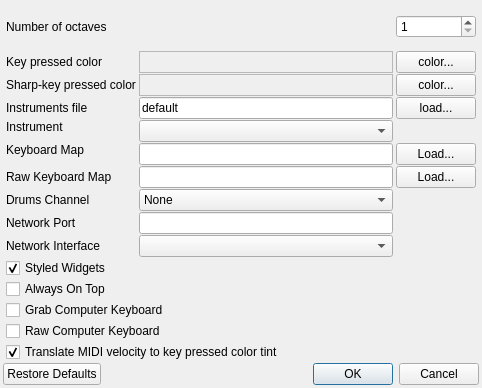
<?xml version="1.0" encoding="UTF-8"?>
<ui version="4.0">
 <comment>
    MIDI Virtual Piano Keyboard
    Copyright (C) 2008-2012, Pedro Lopez-Cabanillas

    This program is free software; you can redistribute it and/or modify
    it under the terms of the GNU General Public License as published by
    the Free Software Foundation; either version 3 of the License, or
    (at your option) any later version.

    This program is distributed in the hope that it will be useful,
    but WITHOUT ANY WARRANTY; without even the implied warranty of
    MERCHANTABILITY or FITNESS FOR A PARTICULAR PURPOSE.  See the
    GNU General Public License for more details.

    You should have received a copy of the GNU General Public License along
    with this program; If not, see http://www.gnu.org/licenses/
 </comment>
 <class>PreferencesClass</class>
 <widget class="QDialog" name="PreferencesClass">
  <property name="geometry">
   <rect>
    <x>0</x>
    <y>0</y>
    <width>482</width>
    <height>388</height>
   </rect>
  </property>
  <property name="windowTitle">
   <string>Preferences</string>
  </property>
  <property name="windowIcon">
   <iconset resource="../data/vmpk.qrc">
    <normaloff>:/vpiano/vmpk_32x32.png</normaloff>:/vpiano/vmpk_32x32.png</iconset>
  </property>
  <layout class="QGridLayout" name="gridLayout_2">
   <property name="margin">
    <number>3</number>
   </property>
   <property name="spacing">
    <number>0</number>
   </property>
   <item row="0" column="0">
    <widget class="QScrollArea" name="scrollArea">
     <property name="frameShape">
      <enum>QFrame::NoFrame</enum>
     </property>
     <property name="widgetResizable">
      <bool>true</bool>
     </property>
     <widget class="QWidget" name="scrollAreaWidgetContents">
      <property name="geometry">
       <rect>
        <x>0</x>
        <y>0</y>
        <width>461</width>
        <height>361</height>
       </rect>
      </property>
      <layout class="QGridLayout" name="gridLayout">
       <property name="sizeConstraint">
        <enum>QLayout::SetMinimumSize</enum>
       </property>
       <property name="leftMargin">
        <number>3</number>
       </property>
       <property name="topMargin">
        <number>1</number>
       </property>
       <property name="rightMargin">
        <number>3</number>
       </property>
       <property name="bottomMargin">
        <number>1</number>
       </property>
       <property name="horizontalSpacing">
        <number>3</number>
       </property>
       <property name="verticalSpacing">
        <number>1</number>
       </property>
       <item row="0" column="0" colspan="2">
        <widget class="QLabel" name="lblNumOctaves">
         <property name="sizePolicy">
          <sizepolicy hsizetype="Minimum" vsizetype="Expanding">
           <horstretch>0</horstretch>
           <verstretch>0</verstretch>
          </sizepolicy>
         </property>
         <property name="text">
          <string>Number of octaves</string>
         </property>
         <property name="buddy">
          <cstring>spinNumOctaves</cstring>
         </property>
        </widget>
       </item>
       <item row="0" column="2">
        <widget class="QSpinBox" name="spinNumOctaves">
         <property name="whatsThis">
          <string>The number of octaves, from 1 to 10. Each octave has 12 keys: 7 white and 5 black. The MIDI standard has 128 notes, but not all instruments can play all of them.</string>
         </property>
         <property name="minimum">
          <number>1</number>
         </property>
         <property name="maximum">
          <number>9</number>
         </property>
        </widget>
       </item>
       <item row="1" column="0">
        <widget class="QLabel" name="lblKeyPressColor">
         <property name="sizePolicy">
          <sizepolicy hsizetype="Minimum" vsizetype="Preferred">
           <horstretch>0</horstretch>
           <verstretch>0</verstretch>
          </sizepolicy>
         </property>
         <property name="text">
          <string>Key pressed color</string>
         </property>
        </widget>
       </item>
       <item row="1" column="2">
        <widget class="QPushButton" name="btnColor">
         <property name="whatsThis">
          <string>Press this button to change the highligh color used to paint the keys that are being activated.</string>
         </property>
         <property name="text">
          <string>color...</string>
         </property>
        </widget>
       </item>
       <item row="2" column="0">
        <widget class="QLabel" name="lblKeyPressColor_2">
         <property name="sizePolicy">
          <sizepolicy hsizetype="Minimum" vsizetype="Preferred">
           <horstretch>0</horstretch>
           <verstretch>0</verstretch>
          </sizepolicy>
         </property>
         <property name="text">
          <string>Sharp-key pressed color</string>
         </property>
        </widget>
       </item>
       <item row="2" column="1">
        <widget class="QLabel" name="lblSharpColorName">
         <property name="sizePolicy">
          <sizepolicy hsizetype="Expanding" vsizetype="Preferred">
           <horstretch>0</horstretch>
           <verstretch>0</verstretch>
          </sizepolicy>
         </property>
         <property name="frameShape">
          <enum>QFrame::StyledPanel</enum>
         </property>
         <property name="frameShadow">
          <enum>QFrame::Sunken</enum>
         </property>
         <property name="text">
          <string/>
         </property>
        </widget>
       </item>
       <item row="2" column="2">
        <widget class="QPushButton" name="btnSharpColor">
         <property name="text">
          <string>color...</string>
         </property>
        </widget>
       </item>
       <item row="3" column="0">
        <widget class="QLabel" name="lblFileInstrument">
         <property name="sizePolicy">
          <sizepolicy hsizetype="Minimum" vsizetype="Preferred">
           <horstretch>0</horstretch>
           <verstretch>0</verstretch>
          </sizepolicy>
         </property>
         <property name="text">
          <string>Instruments file</string>
         </property>
         <property name="buddy">
          <cstring>txtFileInstrument</cstring>
         </property>
        </widget>
       </item>
       <item row="3" column="1">
        <widget class="QLineEdit" name="txtFileInstrument">
         <property name="minimumSize">
          <size>
           <width>120</width>
           <height>0</height>
          </size>
         </property>
         <property name="whatsThis">
          <string>The instruments definition file currently loaded</string>
         </property>
         <property name="text">
          <string>default</string>
         </property>
         <property name="readOnly">
          <bool>true</bool>
         </property>
        </widget>
       </item>
       <item row="3" column="2">
        <widget class="QPushButton" name="btnInstrument">
         <property name="whatsThis">
          <string>Press this button to load an instruments definition file from disk.</string>
         </property>
         <property name="text">
          <string>load...</string>
         </property>
        </widget>
       </item>
       <item row="4" column="0">
        <widget class="QLabel" name="lblInstrument">
         <property name="sizePolicy">
          <sizepolicy hsizetype="Minimum" vsizetype="Preferred">
           <horstretch>0</horstretch>
           <verstretch>0</verstretch>
          </sizepolicy>
         </property>
         <property name="text">
          <string>Instrument</string>
         </property>
         <property name="buddy">
          <cstring>cboInstrument</cstring>
         </property>
        </widget>
       </item>
       <item row="4" column="1" rowspan="2">
        <widget class="QComboBox" name="cboInstrument">
         <property name="sizePolicy">
          <sizepolicy hsizetype="Expanding" vsizetype="Fixed">
           <horstretch>0</horstretch>
           <verstretch>0</verstretch>
          </sizepolicy>
         </property>
         <property name="minimumSize">
          <size>
           <width>200</width>
           <height>0</height>
          </size>
         </property>
         <property name="whatsThis">
          <string>Change the instrument definition being currently used. Each instruments definition file may hold several instruments on it.</string>
         </property>
        </widget>
       </item>
       <item row="5" column="0" rowspan="2">
        <widget class="QLabel" name="lblKmap">
         <property name="text">
          <string>Keyboard Map</string>
         </property>
         <property name="buddy">
          <cstring>txtFileKmap</cstring>
         </property>
        </widget>
       </item>
       <item row="6" column="1">
        <widget class="QLineEdit" name="txtFileKmap"/>
       </item>
       <item row="6" column="2">
        <widget class="QPushButton" name="btnKmap">
         <property name="text">
          <string>Load...</string>
         </property>
        </widget>
       </item>
       <item row="7" column="0">
        <widget class="QLabel" name="lblRawKmap">
         <property name="text">
          <string>Raw Keyboard Map</string>
         </property>
         <property name="buddy">
          <cstring>txtFileRawKmap</cstring>
         </property>
        </widget>
       </item>
       <item row="7" column="1">
        <widget class="QLineEdit" name="txtFileRawKmap"/>
       </item>
       <item row="7" column="2">
        <widget class="QPushButton" name="btnRawKmap">
         <property name="text">
          <string>Load...</string>
         </property>
        </widget>
       </item>
       <item row="8" column="0">
        <widget class="QLabel" name="lblDrumsChannel">
         <property name="text">
          <string>Drums Channel</string>
         </property>
         <property name="buddy">
          <cstring>cboDrumsChannel</cstring>
         </property>
        </widget>
       </item>
       <item row="8" column="1">
        <widget class="QComboBox" name="cboDrumsChannel">
         <item>
          <property name="text">
           <string>None</string>
          </property>
         </item>
         <item>
          <property name="text">
           <string>1</string>
          </property>
         </item>
         <item>
          <property name="text">
           <string>2</string>
          </property>
         </item>
         <item>
          <property name="text">
           <string>3</string>
          </property>
         </item>
         <item>
          <property name="text">
           <string>4</string>
          </property>
         </item>
         <item>
          <property name="text">
           <string>5</string>
          </property>
         </item>
         <item>
          <property name="text">
           <string>6</string>
          </property>
         </item>
         <item>
          <property name="text">
           <string>7</string>
          </property>
         </item>
         <item>
          <property name="text">
           <string>8</string>
          </property>
         </item>
         <item>
          <property name="text">
           <string>9</string>
          </property>
         </item>
         <item>
          <property name="text">
           <string>10</string>
          </property>
         </item>
         <item>
          <property name="text">
           <string>11</string>
          </property>
         </item>
         <item>
          <property name="text">
           <string>12</string>
          </property>
         </item>
         <item>
          <property name="text">
           <string>13</string>
          </property>
         </item>
         <item>
          <property name="text">
           <string>14</string>
          </property>
         </item>
         <item>
          <property name="text">
           <string>15</string>
          </property>
         </item>
        </widget>
       </item>
       <item row="9" column="0">
        <widget class="QLabel" name="lblNetworkPort">
         <property name="text">
          <string>Network Port</string>
         </property>
         <property name="buddy">
          <cstring>txtNetworkPort</cstring>
         </property>
        </widget>
       </item>
       <item row="9" column="1">
        <widget class="QLineEdit" name="txtNetworkPort"/>
       </item>
       <item row="11" column="0">
        <widget class="QCheckBox" name="chkStyledKnobs">
         <property name="whatsThis">
          <string>Change the widget (knobs, switches) style, either using the custom look or reverting to the style selected in qtconfig.</string>
         </property>
         <property name="text">
          <string>Styled Widgets</string>
         </property>
         <property name="checked">
          <bool>true</bool>
         </property>
        </widget>
       </item>
       <item row="12" column="0">
        <widget class="QCheckBox" name="chkAlwaysOnTop">
         <property name="whatsThis">
          <string>Check this box to keep the keyboard window always visible, on top of other windows.</string>
         </property>
         <property name="text">
          <string>Always On Top</string>
         </property>
        </widget>
       </item>
       <item row="14" column="0" colspan="2">
        <widget class="QCheckBox" name="chkRawKeyboard">
         <property name="whatsThis">
          <string>&lt;!DOCTYPE HTML PUBLIC &quot;-//W3C//DTD HTML 4.0//EN&quot; &quot;http://www.w3.org/TR/REC-html40/strict.dtd&quot;&gt;
&lt;html&gt;&lt;head&gt;&lt;meta name=&quot;qrichtext&quot; content=&quot;1&quot; /&gt;&lt;style type=&quot;text/css&quot;&gt;
p, li { white-space: pre-wrap; }
&lt;/style&gt;&lt;/head&gt;&lt;body style=&quot; font-family:'Sans Serif'; font-size:10pt; font-weight:400; font-style:normal;&quot;&gt;
&lt;p style=&quot; margin-top:0px; margin-bottom:0px; margin-left:0px; margin-right:0px; -qt-block-indent:0; text-indent:0px;&quot;&gt;Check this box to use low level PC keyboard events. This system has several advantages:&lt;/p&gt;
&lt;ul style=&quot;-qt-list-indent: 1;&quot;&gt;&lt;li style=&quot; margin-top:12px; margin-bottom:0px; margin-left:0px; margin-right:0px; -qt-block-indent:0; text-indent:0px;&quot;&gt;It is possible to use &quot;dead keys&quot; (accent marks, diacritics)&lt;/li&gt;
&lt;li style=&quot; margin-top:0px; margin-bottom:0px; margin-left:0px; margin-right:0px; -qt-block-indent:0; text-indent:0px;&quot;&gt;Mapping definitions are independent of the language (but hardware and OS specific)&lt;/li&gt;
&lt;li style=&quot; margin-top:0px; margin-bottom:12px; margin-left:0px; margin-right:0px; -qt-block-indent:0; text-indent:0px;&quot;&gt;Faster processing&lt;/li&gt;&lt;/ul&gt;&lt;/body&gt;&lt;/html&gt;</string>
         </property>
         <property name="text">
          <string>Raw Computer Keyboard</string>
         </property>
        </widget>
       </item>
       <item row="15" column="0" colspan="2">
        <widget class="QCheckBox" name="chkVelocityColor">
         <property name="text">
          <string>Translate MIDI velocity to key pressed color tint</string>
         </property>
         <property name="checked">
          <bool>true</bool>
         </property>
        </widget>
       </item>
       <item row="13" column="0" colspan="2">
        <widget class="QCheckBox" name="chkGrabKb">
         <property name="whatsThis">
          <string>&lt;!DOCTYPE HTML PUBLIC &quot;-//W3C//DTD HTML 4.0//EN&quot; &quot;http://www.w3.org/TR/REC-html40/strict.dtd&quot;&gt;
&lt;html&gt;&lt;head&gt;&lt;meta name=&quot;qrichtext&quot; content=&quot;1&quot; /&gt;&lt;style type=&quot;text/css&quot;&gt;
p, li { white-space: pre-wrap; }
&lt;/style&gt;&lt;/head&gt;&lt;body style=&quot; font-family:'Sans Serif'; font-size:10pt; font-weight:400; font-style:normal;&quot;&gt;
&lt;p style=&quot; margin-top:0px; margin-bottom:0px; margin-left:0px; margin-right:0px; -qt-block-indent:0; text-indent:0px;&quot;&gt;Check this box to grab the PC keyboard, even when the keyboard control has not the focus. &lt;span style=&quot; font-weight:600;&quot;&gt;Note for Linux users:&lt;/span&gt; this option works well in standard KDE desktops, but fails in window managers like metacity and compiz. It is also known that using this option breaks drop down menus on GTK applications.&lt;/p&gt;&lt;/body&gt;&lt;/html&gt;</string>
         </property>
         <property name="text">
          <string>Grab Computer Keyboard</string>
         </property>
        </widget>
       </item>
       <item row="10" column="0">
        <widget class="QLabel" name="lblNetworkIface">
         <property name="text">
          <string>Network Interface</string>
         </property>
        </widget>
       </item>
       <item row="10" column="1">
        <widget class="QComboBox" name="cboNetworkIface"/>
       </item>
       <item row="1" column="1">
        <widget class="QLabel" name="lblColorName">
         <property name="sizePolicy">
          <sizepolicy hsizetype="Expanding" vsizetype="Preferred">
           <horstretch>0</horstretch>
           <verstretch>0</verstretch>
          </sizepolicy>
         </property>
         <property name="whatsThis">
          <string>This box displays the highligh color and code used to paint the keys that are being activated.</string>
         </property>
         <property name="frameShape">
          <enum>QFrame::StyledPanel</enum>
         </property>
         <property name="frameShadow">
          <enum>QFrame::Sunken</enum>
         </property>
        </widget>
       </item>
      </layout>
     </widget>
    </widget>
   </item>
   <item row="1" column="0">
    <widget class="QDialogButtonBox" name="buttonBox">
     <property name="standardButtons">
      <set>QDialogButtonBox::Cancel|QDialogButtonBox::Ok|QDialogButtonBox::RestoreDefaults</set>
     </property>
    </widget>
   </item>
  </layout>
 </widget>
 <layoutdefault spacing="6" margin="11"/>
 <tabstops>
  <tabstop>scrollArea</tabstop>
  <tabstop>spinNumOctaves</tabstop>
  <tabstop>btnColor</tabstop>
  <tabstop>txtFileInstrument</tabstop>
  <tabstop>btnInstrument</tabstop>
  <tabstop>cboInstrument</tabstop>
  <tabstop>txtFileKmap</tabstop>
  <tabstop>btnKmap</tabstop>
  <tabstop>txtFileRawKmap</tabstop>
  <tabstop>btnRawKmap</tabstop>
  <tabstop>cboDrumsChannel</tabstop>
  <tabstop>txtNetworkPort</tabstop>
  <tabstop>chkStyledKnobs</tabstop>
  <tabstop>chkAlwaysOnTop</tabstop>
  <tabstop>chkGrabKb</tabstop>
  <tabstop>chkRawKeyboard</tabstop>
  <tabstop>chkVelocityColor</tabstop>
  <tabstop>buttonBox</tabstop>
 </tabstops>
 <resources>
  <include location="../data/vmpk.qrc"/>
 </resources>
 <connections>
  <connection>
   <sender>buttonBox</sender>
   <signal>accepted()</signal>
   <receiver>PreferencesClass</receiver>
   <slot>accept()</slot>
   <hints>
    <hint type="sourcelabel">
     <x>228</x>
     <y>185</y>
    </hint>
    <hint type="destinationlabel">
     <x>263</x>
     <y>11</y>
    </hint>
   </hints>
  </connection>
  <connection>
   <sender>buttonBox</sender>
   <signal>rejected()</signal>
   <receiver>PreferencesClass</receiver>
   <slot>reject()</slot>
   <hints>
    <hint type="sourcelabel">
     <x>118</x>
     <y>179</y>
    </hint>
    <hint type="destinationlabel">
     <x>155</x>
     <y>14</y>
    </hint>
   </hints>
  </connection>
 </connections>
</ui>
